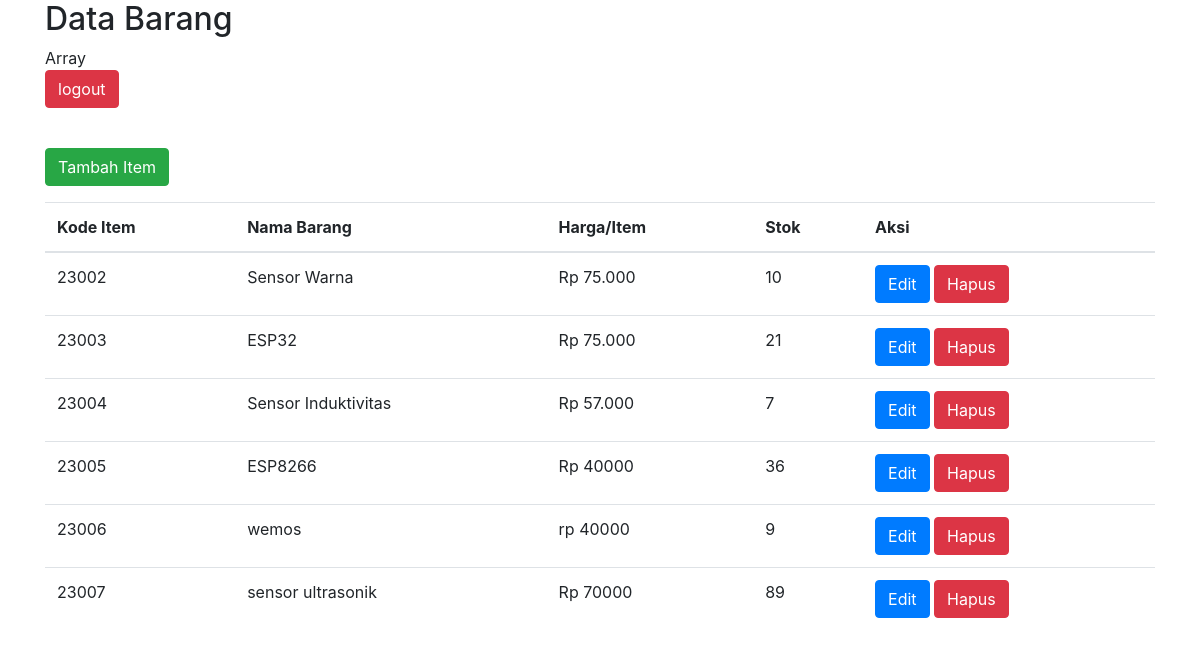
The app's page / (signed in) with its own data.
### tables this page shows
CREATE TABLE `data_barang` (
  `kode_item` int(8) NOT NULL,
  `nama_item` varchar(255) DEFAULT NULL,
  `harga_per_item` varchar(255) DEFAULT NULL,
  `stok` int(255) DEFAULT NULL
);

### index.php (the view, shortened to what this page needs)
<!DOCTYPE html>
<html lang="en">
<head>
    <link href="https://stackpath.bootstrapcdn.com/bootstrap/4.5.2/css/bootstrap.min.css" rel="stylesheet">
</head>
<body>
    <div class="container">
        <h2>Data Barang</h2>
        <?php
            $user = $_SESSION['user'];
            echo $user;
        ?><br>
        <form action="logout.php" method="post">
            <button type="submit" class="btn btn-danger mb-3 name="logout">logout</button>
            </form>
            <br>
        <a class="btn btn-success mb-3" href="tambah.php">Tambah Item</a>
        <table class="table">
            <thead>
                <tr>
                    <th>Kode Item</th>
                    <th>Nama Barang</th>
                    <th>Harga/Item</th>
                    <th>Stok</th>
                    <th>Aksi</th>
                </tr>
            </thead>
            <tbody>
                <?php
                    include 'koneksi.php';
                    $sql = "SELECT * FROM data_barang";
                    $result = $conn->query($sql);
                    if ($result->num_rows > 0) {
                        $data_mahasiswa = $result;
                        foreach ($data_mahasiswa as $mahasiswa) {
                            echo "<tr>";
                            echo "<td>".$mahasiswa['kode_item']."</td>";
                            echo "<td>".$mahasiswa['nama_item']."</td>";
                            echo "<td>".$mahasiswa['harga_per_item']."</td>";
                            echo "<td>".$mahasiswa['stok']."</td>";
                            echo "<td>";
                            echo "<a class='btn btn-primary' href='edit.php?kode_item=".$mahasiswa['kode_item']."'>Edit</a> ";
                            echo "<a class='btn btn-danger' href='proses_hapus.php?kode_item=".$mahasiswa['kode_item']."'>Hapus</a>";
                            echo "</td>";
                            echo "</tr>";
                }
                    } else {
                        echo "0 results";
                    }
                ?>
            </tbody>
        </table>
    </div>
</body>
</html>

### records on screen
data_barang: kode_item "23002", nama_item "Sensor Warna", harga_per_item "Rp 75.000", stok "10"
data_barang: kode_item "23003", nama_item "ESP32", harga_per_item "Rp 75.000", stok "21"
data_barang: kode_item "23004", nama_item "Sensor Induktivitas", harga_per_item "Rp 57.000", stok "7"
data_barang: kode_item "23005", nama_item "ESP8266", harga_per_item "Rp 40000", stok "36"
data_barang: kode_item "23006", nama_item "wemos", harga_per_item "rp 40000", stok "9"
data_barang: kode_item "23007", nama_item "sensor ultrasonik", harga_per_item "Rp 70000", stok "89"

### other values on screen
$user "Array"
